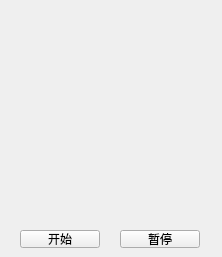
<?xml version="1.0" encoding="UTF-8"?>
<ui version="4.0">
 <class>Widget</class>
 <widget class="QWidget" name="Widget">
  <property name="geometry">
   <rect>
    <x>0</x>
    <y>0</y>
    <width>222</width>
    <height>257</height>
   </rect>
  </property>
  <property name="windowTitle">
   <string>Widget</string>
  </property>
  <widget class="QPushButton" name="startButton">
   <property name="geometry">
    <rect>
     <x>20</x>
     <y>230</y>
     <width>80</width>
     <height>18</height>
    </rect>
   </property>
   <property name="text">
    <string>开始</string>
   </property>
  </widget>
  <widget class="QPushButton" name="pushButton_2">
   <property name="geometry">
    <rect>
     <x>120</x>
     <y>230</y>
     <width>80</width>
     <height>18</height>
    </rect>
   </property>
   <property name="text">
    <string>暂停</string>
   </property>
  </widget>
  <widget class="QLabel" name="label">
   <property name="geometry">
    <rect>
     <x>30</x>
     <y>20</y>
     <width>161</width>
     <height>191</height>
    </rect>
   </property>
   <property name="text">
    <string/>
   </property>
   <property name="scaledContents">
    <bool>true</bool>
   </property>
  </widget>
 </widget>
 <resources/>
 <connections/>
</ui>
